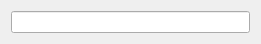
<?xml version="1.0" encoding="UTF-8"?>
<ui version="4.0">
 <class>Form</class>
 <widget class="QWidget" name="Form">
  <property name="geometry">
   <rect>
    <x>0</x>
    <y>0</y>
    <width>261</width>
    <height>40</height>
   </rect>
  </property>
  <property name="windowTitle">
   <string>Form</string>
  </property>
  <layout class="QVBoxLayout" name="verticalLayout">
   <item>
    <widget class="QLineEdit" name="lineEdit"/>
   </item>
  </layout>
 </widget>
 <resources/>
 <connections/>
</ui>
